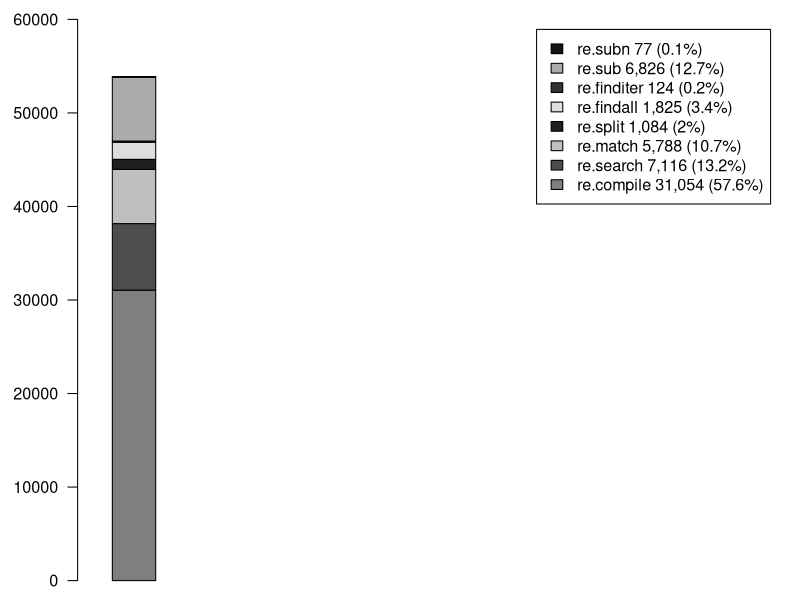
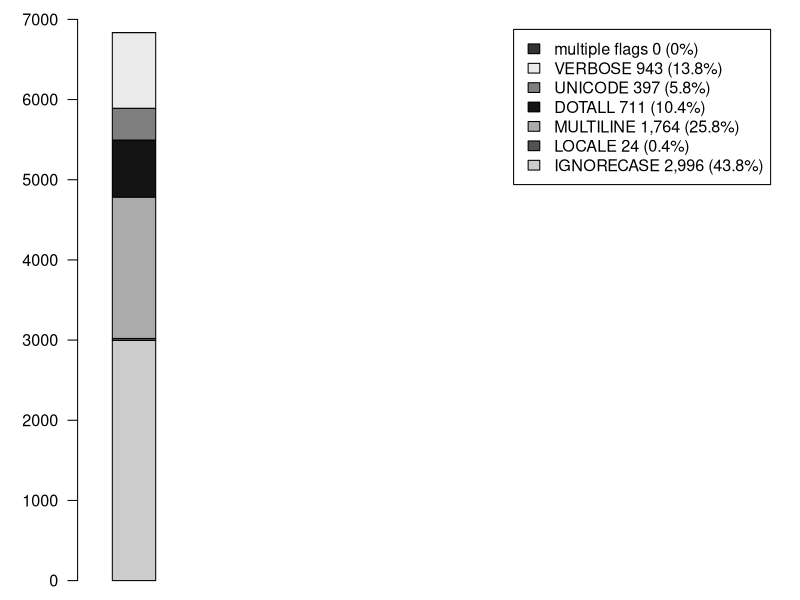
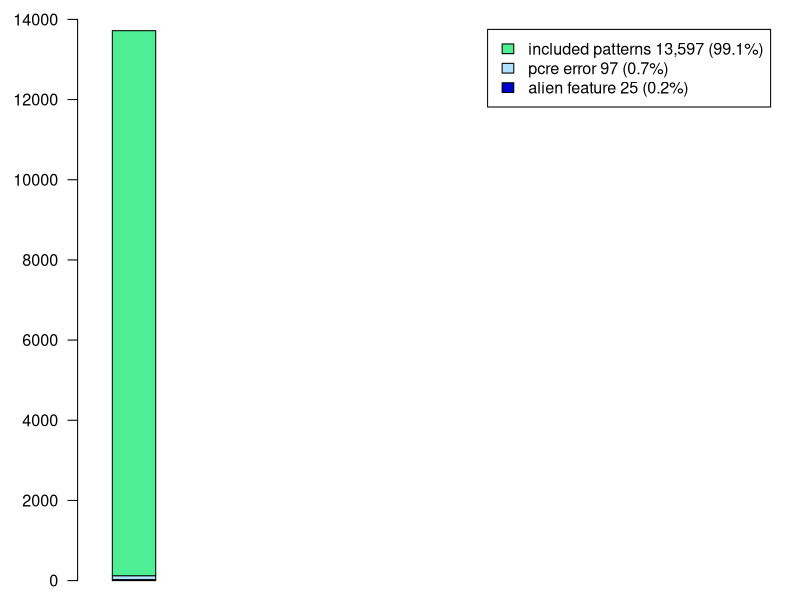

Here is the R script that generated these plots, in order:

setEPS()
postscript("/Users/carlchapman/Documents/SoftwareProjects/tour_de_source/analysis/analysis_output/partFunctions.eps",width=5,height=2.1)
par(mar=c(1,4,1,1), cex=0.97)
M_partFunctions = matrix(c(31054,7116,5788,1084,1825,124,6826,77),ncol=1,byrow=T)
rownames(M_partFunctions)=c("re.compile 31,054 (57.6%)","re.search 7,116 (13.2%)","re.match 5,788 (10.7%)","re.split 1,084 (2%)","re.findall 1,825 (3.4%)","re.finditer 124 (0.2%)","re.sub 6,826 (12.7%)","re.subn 77 (0.1%)")
barplot(M_partFunctions,legend=rownames(M_partFunctions),col=c("gray50","gray30","gray75","gray12","gray87","gray20","gray67","gray8"),xlim=c(0,9),width=0.6,ylim = range(pretty(c(0, 53894))),las=1)
dev.off()
setEPS()
postscript("/Users/carlchapman/Documents/SoftwareProjects/tour_de_source/analysis/analysis_output/partFlags.eps",width=5,height=2.1)
par(mar=c(1,4,1,1), cex=0.97)
M_partFlags = matrix(c(2996,24,1764,711,397,943,0),ncol=1,byrow=T)
rownames(M_partFlags)=c("IGNORECASE 2,996 (43.8%)","LOCALE 24 (0.4%)","MULTILINE 1,764 (25.8%)","DOTALL 711 (10.4%)","UNICODE 397 (5.8%)","VERBOSE 943 (13.8%)","multiple flags 0 (0%)")
barplot(M_partFlags,legend=rownames(M_partFlags),col=c("gray80","gray32","gray67","gray8","gray50","gray92","grey20"),xlim=c(0,9),width=0.6,ylim = range(pretty(c(0, 6835))),las=1)
dev.off()

setEPS()
postscript("/Users/carlchapman/Documents/SoftwareProjects/tour_de_source/analysis/analysis_output/patternFiltering.eps",width=3.5,height=2)
par(mar=c(1,4,1,1), cex=0.97)
M_patternFiltering = matrix(c(25,97,13597),ncol=1,byrow=T)
rownames(M_patternFiltering)=c("alien feature 25 (0.2%)","pcre error 97 (0.7%)","included patterns 13,597 (99.1%)")
barplot(M_patternFiltering,legend=rownames(M_patternFiltering),col=c("mediumblue","lightskyblue1","seagreen2"),xlim=c(0,9),width=0.6,ylim = range(pretty(c(0, 13719))),las=1)
dev.off()
